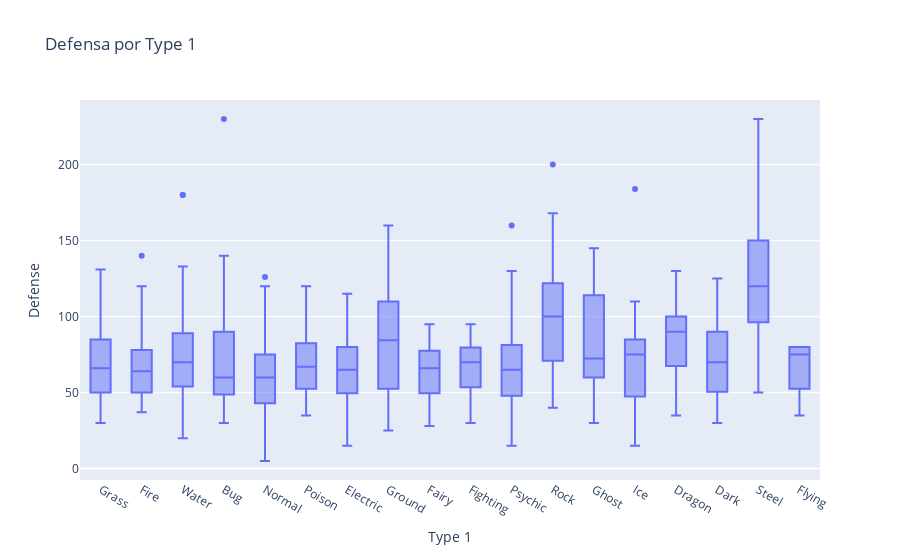

Source (notebook cell):
### Markdown cell above
## Plotly Express

La version "lite" de Plotly

### Code cell
px.box(
    data_frame=df,
    x='Type 1',
    y='Defense',
    title='Defensa por Type 1',
)

### Figure 1 — Plotly figure (JSON) as saved in the notebook; plotly's stock layout.template omitted (floating-point values rounded to 4 significant figures; data arrays with more than 128 entries replaced by an {"elided": "..."} marker saying what was removed)
{"data": [{"alignmentgroup": "True", "hovertemplate": "Type 1=%{x}<br>Defense=%{y}<extra></extra>", "legendgroup": "", "marker": {"color": "#636efa"}, "name": "", "notched": false, "offsetgroup": "", "orientation": "v", "showlegend": false, "type": "box", "x": {"elided": "800 str values"}, "x0": " ", "xaxis": "x", "y": {"elided": "800 int values"}, "y0": " ", "yaxis": "y"}], "layout": {"boxmode": "group", "legend": {"tracegroupgap": 0}, "title": {"text": "Defensa por Type 1"}, "xaxis": {"anchor": "y", "domain": [0, 1], "title": {"text": "Type 1"}}, "yaxis": {"anchor": "x", "domain": [0, 1], "title": {"text": "Defense"}}}}
